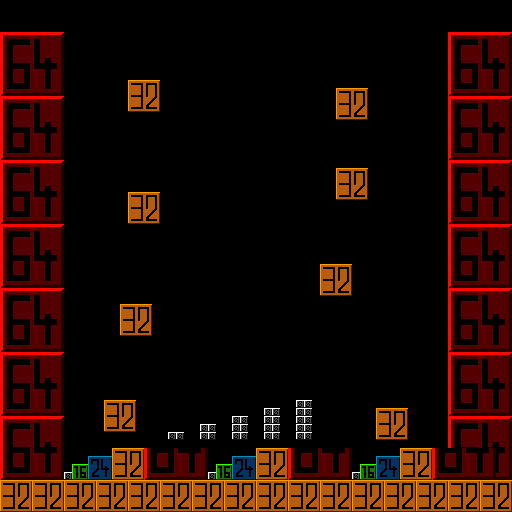

Below is a game level as drawn by its tile map, then a one-line description and the .tmx that defines it (tile-layer data replaced by summaries):
An orthogonal 64x64 tile map with 8x8 px tiles, 1 tile layer (tiles) and 4 objects (3x Solid, Player).

<map version="1.4" tiledversion="1.4.3" orientation="orthogonal" renderorder="right-down" width="64" height="64" tilewidth="8" tileheight="8" infinite="0" nextlayerid="4" nextobjectid="7">
 <editorsettings>
  <export target="../../../resources/levels/zones/dev/01.json" format="ld48-export" />
 </editorsettings>
 <tileset firstgid="1" source="../../tsx/dev.tsx" />
 <layer id="1" name="tiles" width="64" height="64">
  <properties>
   <property name="z" type="float" value="1" />
  </properties>
  <data>[4096 cells, 1502 non-empty, 104 distinct tile ids]</data>
 </layer>
 <objectgroup id="2" name="solid">
  <object id="2" type="Solid" x="0" y="32" width="64" height="480" />
  <object id="4" type="Solid" x="448" y="32" width="64" height="480" />
  <object id="5" type="Solid" x="64" y="480" width="384" height="32" />
 </objectgroup>
 <objectgroup id="3" name="player">
  <properties>
   <property name="z" type="float" value="2" />
  </properties>
  <object id="6" name="Player" type="Player" x="240" y="32" width="24" height="24" />
 </objectgroup>
</map>
